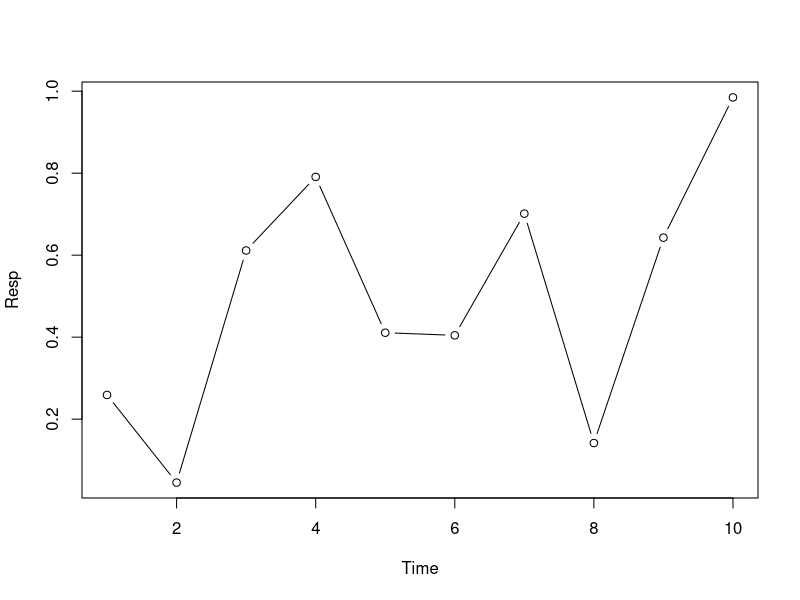
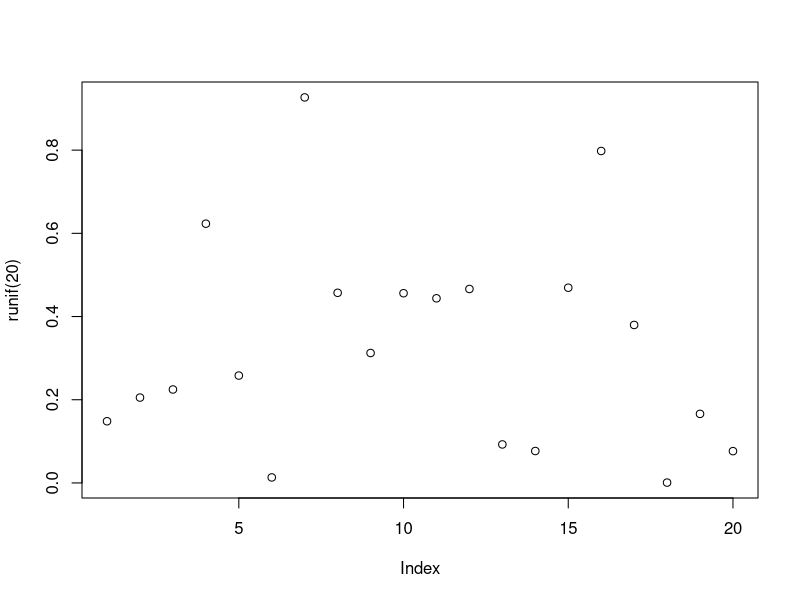

These figures' R source, in order:
## ------------------------------------------------------------------------
#Use comments profusely in your code!

Time <- seq(1,10) #seq makes integer sequence
print(Time)       #show contents
Resp <- runif(10) #random uniform- create 10 random numbers froma uniform distribution
print(Resp)
plot(x=Time, y=Resp, type="b")

## ------------------------------------------------------------------------
            #```{r, echo=FALSE} (removes the R code)
            #eval=FALSE (keeps record of code it  will print, but will not run inside that chunk)
plot(runif(20))
print(seq(1,5))


